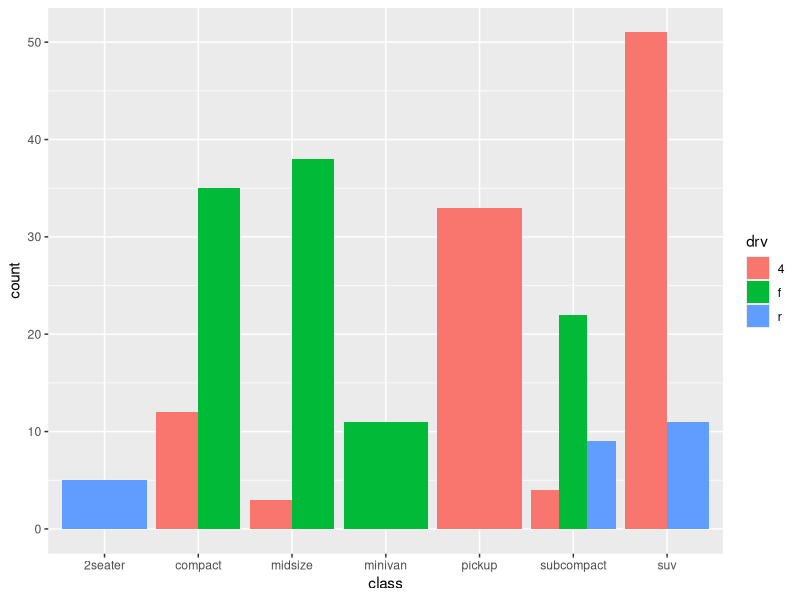

Write R code to recreate this figure.
#Barplot
library(ggplot2)
df <- mpg

pl <- ggplot(df,aes(x=class))

print(pl + geom_bar(aes(fill=drv),position = "dodge"))#Vai nos retornar graficos em barra 
#Position = dodge vai empilhar uma categoria ao lado da outra ao inves de uma acima da outra.